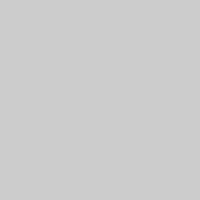
Frame 1 (no input)
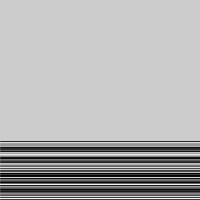
Frame 60 (the mouse pressed at the canvas centre just before this capture)
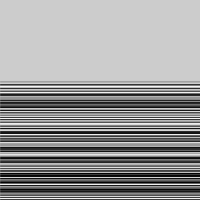
Frame 120 (the mouse held since frame 60 and released just before this capture)

The Processing sketch that drew these frames (run headless with seeded random() and noise(); from frame 60 on, the mouse is pressed at the canvas centre):

// Processing sketch: processing_109616
// ── processing_109616.pde

float yPos = 0.0;

void setup() {  // setup() runs once
  size(200, 200);
  frameRate(30);
}
 
void draw() {  // draw() loops forever, until stopped
//  background(204);
  yPos = yPos - 1.0;
  if (yPos < 0) {
    yPos = height;
  }
  stroke(random(255));
  line(0, yPos, width, yPos);
  
  //line(x1, y1, x2, y2)
 
}
